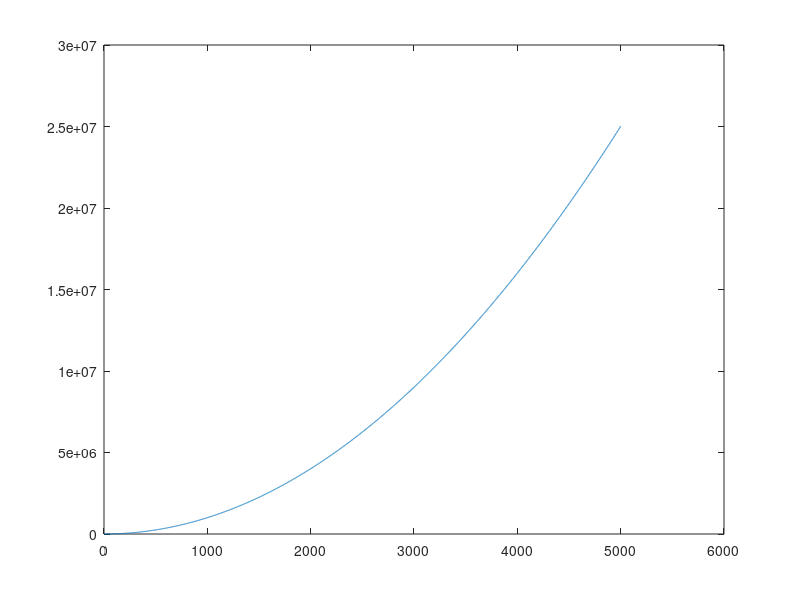

Write MATLAB code to recreate this figure. (Note: this script raises an error after producing the figure.)
minrange= 0;
maxrange= 5000;

filecreate = fopen("plottingMAT.csv","w");

xvalues = (minrange:maxrange +1);
y = (xvalues.^2)+2*xvalues+1;

setA = horzcat(xvalues,y);
fprintf(filecreate, '%s,%s\n', 'X','Y');

fprintf(filecreate, '%f,%f\n',setA);
plot(xvalues,y);
set(gca, linewidth=1, fontsize=14);
xlabel("x");
ylabel("y");

title("Plotting MATLAB");
grid on

fclose(filecreate);